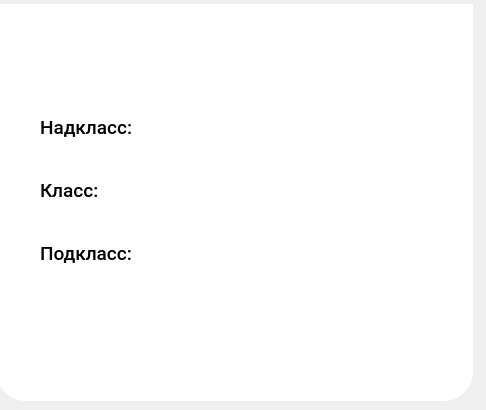
    <widget class="QWidget" name="prms_out">
     <attribute name="title">
      <string>PRMS</string>
     </attribute>
     <widget class="QFrame" name="frame_6">
      <property name="geometry">
       <rect>
        <x>-4</x>
        <y>4</y>
        <width>477</width>
        <height>397</height>
       </rect>
      </property>
      <property name="styleSheet">
       <string notr="true">Background-color: #ffffff;
border-bottom-right-radius: 30px;
border-bottom-left-radius: 30px;</string>
      </property>
      <property name="frameShape">
       <enum>QFrame::StyledPanel</enum>
      </property>
      <property name="frameShadow">
       <enum>QFrame::Raised</enum>
      </property>
      <widget class="QWidget" name="verticalLayoutWidget_3">
       <property name="geometry">
        <rect>
         <x>44</x>
         <y>92</y>
         <width>401</width>
         <height>189</height>
        </rect>
       </property>
       <layout class="QVBoxLayout" name="verticalLayout_3">
        <property name="spacing">
         <number>0</number>
        </property>
        <item>
         <layout class="QHBoxLayout" name="horizontalLayout_11">
          <item>
           <widget class="QLabel" name="label_21">
            <property name="font">
             <font>
              <family>Roboto Medium</family>
              <pointsize>14</pointsize>
             </font>
            </property>
            <property name="text">
             <string>Надкласс:</string>
            </property>
           </widget>
          </item>
          <item>
           <widget class="QLabel" name="out_prms_superclass">
            <property name="font">
             <font>
              <family>Roboto Light</family>
              <pointsize>14</pointsize>
             </font>
            </property>
            <property name="text">
             <string/>
            </property>
           </widget>
          </item>
         </layout>
        </item>
        <item>
         <layout class="QHBoxLayout" name="horizontalLayout_12">
          <item>
           <widget class="QLabel" name="label_23">
            <property name="font">
             <font>
              <family>Roboto Medium</family>
              <pointsize>14</pointsize>
             </font>
            </property>
            <property name="text">
             <string>Класс:</string>
            </property>
           </widget>
          </item>
          <item>
           <widget class="QLabel" name="out_prms_class">
            <property name="font">
             <font>
              <family>Roboto Light</family>
              <pointsize>14</pointsize>
             </font>
            </property>
            <property name="text">
             <string/>
            </property>
           </widget>
          </item>
         </layout>
        </item>
        <item>
         <layout class="QHBoxLayout" name="horizontalLayout_13">
          <item>
           <widget class="QLabel" name="label_25">
            <property name="font">
             <font>
              <family>Roboto Medium</family>
              <pointsize>14</pointsize>
             </font>
            </property>
            <property name="text">
             <string>Подкласс:</string>
            </property>
           </widget>
          </item>
          <item>
           <widget class="QLabel" name="out_prms_subclass">
            <property name="font">
             <font>
              <family>Roboto Light</family>
              <pointsize>14</pointsize>
             </font>
            </property>
            <property name="text">
             <string/>
            </property>
           </widget>
          </item>
         </layout>
        </item>
       </layout>
      </widget>
     </widget>
    </widget>
